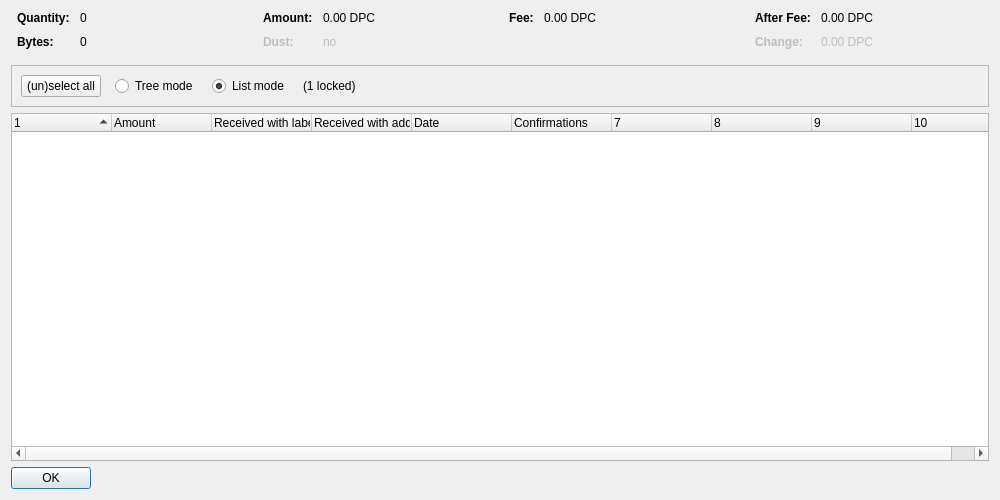
<?xml version="1.0" encoding="UTF-8"?>
<ui version="4.0">
 <class>CoinControlDialog</class>
 <widget class="QDialog" name="CoinControlDialog">
  <property name="geometry">
   <rect>
    <x>0</x>
    <y>0</y>
    <width>1000</width>
    <height>500</height>
   </rect>
  </property>
  <property name="windowTitle">
   <string>Coin Selection</string>
  </property>
  <layout class="QVBoxLayout" name="verticalLayout">
   <item>
    <layout class="QHBoxLayout" name="horizontalLayoutTop" stretch="0,0,0,0">
     <property name="topMargin">
      <number>0</number>
     </property>
     <property name="bottomMargin">
      <number>10</number>
     </property>
     <item>
      <layout class="QFormLayout" name="formLayoutCoinControl1">
       <property name="horizontalSpacing">
        <number>10</number>
       </property>
       <property name="verticalSpacing">
        <number>10</number>
       </property>
       <property name="leftMargin">
        <number>6</number>
       </property>
       <property name="rightMargin">
        <number>6</number>
       </property>
       <item row="0" column="0">
        <widget class="QLabel" name="labelCoinControlQuantityText">
         <property name="font">
          <font>
           <weight>75</weight>
           <bold>true</bold>
          </font>
         </property>
         <property name="text">
          <string>Quantity:</string>
         </property>
        </widget>
       </item>
       <item row="0" column="1">
        <widget class="QLabel" name="labelCoinControlQuantity">
         <property name="cursor">
          <cursorShape>IBeamCursor</cursorShape>
         </property>
         <property name="contextMenuPolicy">
          <enum>Qt::ActionsContextMenu</enum>
         </property>
         <property name="text">
          <string notr="true">0</string>
         </property>
         <property name="textInteractionFlags">
          <set>Qt::LinksAccessibleByMouse|Qt::TextSelectableByKeyboard|Qt::TextSelectableByMouse</set>
         </property>
        </widget>
       </item>
       <item row="1" column="0">
        <widget class="QLabel" name="labelCoinControlBytesText">
         <property name="font">
          <font>
           <weight>75</weight>
           <bold>true</bold>
          </font>
         </property>
         <property name="text">
          <string>Bytes:</string>
         </property>
        </widget>
       </item>
       <item row="1" column="1">
        <widget class="QLabel" name="labelCoinControlBytes">
         <property name="cursor">
          <cursorShape>IBeamCursor</cursorShape>
         </property>
         <property name="contextMenuPolicy">
          <enum>Qt::ActionsContextMenu</enum>
         </property>
         <property name="text">
          <string notr="true">0</string>
         </property>
         <property name="textInteractionFlags">
          <set>Qt::LinksAccessibleByMouse|Qt::TextSelectableByKeyboard|Qt::TextSelectableByMouse</set>
         </property>
        </widget>
       </item>
      </layout>
     </item>
     <item>
      <layout class="QFormLayout" name="formLayoutCoinControl2">
       <property name="horizontalSpacing">
        <number>10</number>
       </property>
       <property name="verticalSpacing">
        <number>10</number>
       </property>
       <property name="leftMargin">
        <number>6</number>
       </property>
       <property name="rightMargin">
        <number>6</number>
       </property>
       <item row="0" column="0">
        <widget class="QLabel" name="labelCoinControlAmountText">
         <property name="font">
          <font>
           <weight>75</weight>
           <bold>true</bold>
          </font>
         </property>
         <property name="text">
          <string>Amount:</string>
         </property>
        </widget>
       </item>
       <item row="0" column="1">
        <widget class="QLabel" name="labelCoinControlAmount">
         <property name="cursor">
          <cursorShape>IBeamCursor</cursorShape>
         </property>
         <property name="contextMenuPolicy">
          <enum>Qt::ActionsContextMenu</enum>
         </property>
         <property name="text">
          <string notr="true">0.00 DPC</string>
         </property>
         <property name="textInteractionFlags">
          <set>Qt::LinksAccessibleByMouse|Qt::TextSelectableByKeyboard|Qt::TextSelectableByMouse</set>
         </property>
        </widget>
       </item>
       <item row="1" column="0">
        <widget class="QLabel" name="labelCoinControlLowOutputText">
         <property name="enabled">
          <bool>false</bool>
         </property>
         <property name="font">
          <font>
           <weight>75</weight>
           <bold>true</bold>
          </font>
         </property>
         <property name="text">
          <string>Dust:</string>
         </property>
        </widget>
       </item>
       <item row="1" column="1">
        <widget class="QLabel" name="labelCoinControlLowOutput">
         <property name="enabled">
          <bool>false</bool>
         </property>
         <property name="cursor">
          <cursorShape>IBeamCursor</cursorShape>
         </property>
         <property name="contextMenuPolicy">
          <enum>Qt::ActionsContextMenu</enum>
         </property>
         <property name="text">
          <string notr="true">no</string>
         </property>
         <property name="textInteractionFlags">
          <set>Qt::LinksAccessibleByMouse|Qt::TextSelectableByKeyboard|Qt::TextSelectableByMouse</set>
         </property>
        </widget>
       </item>
      </layout>
     </item>
     <item>
      <layout class="QFormLayout" name="formLayoutCoinControl3">
       <property name="horizontalSpacing">
        <number>10</number>
       </property>
       <property name="verticalSpacing">
        <number>10</number>
       </property>
       <property name="leftMargin">
        <number>6</number>
       </property>
       <property name="rightMargin">
        <number>6</number>
       </property>
       <item row="0" column="0">
        <widget class="QLabel" name="labelCoinControlFeeText">
         <property name="font">
          <font>
           <weight>75</weight>
           <bold>true</bold>
          </font>
         </property>
         <property name="text">
          <string>Fee:</string>
         </property>
        </widget>
       </item>
       <item row="0" column="1">
        <widget class="QLabel" name="labelCoinControlFee">
         <property name="cursor">
          <cursorShape>IBeamCursor</cursorShape>
         </property>
         <property name="contextMenuPolicy">
          <enum>Qt::ActionsContextMenu</enum>
         </property>
         <property name="text">
          <string notr="true">0.00 DPC</string>
         </property>
         <property name="textInteractionFlags">
          <set>Qt::LinksAccessibleByMouse|Qt::TextSelectableByKeyboard|Qt::TextSelectableByMouse</set>
         </property>
        </widget>
       </item>
      </layout>
     </item>
     <item>
      <layout class="QFormLayout" name="formLayoutCoinControl4">
       <property name="horizontalSpacing">
        <number>10</number>
       </property>
       <property name="verticalSpacing">
        <number>10</number>
       </property>
       <property name="leftMargin">
        <number>6</number>
       </property>
       <property name="rightMargin">
        <number>6</number>
       </property>
       <item row="0" column="0">
        <widget class="QLabel" name="labelCoinControlAfterFeeText">
         <property name="font">
          <font>
           <weight>75</weight>
           <bold>true</bold>
          </font>
         </property>
         <property name="text">
          <string>After Fee:</string>
         </property>
        </widget>
       </item>
       <item row="0" column="1">
        <widget class="QLabel" name="labelCoinControlAfterFee">
         <property name="cursor">
          <cursorShape>IBeamCursor</cursorShape>
         </property>
         <property name="contextMenuPolicy">
          <enum>Qt::ActionsContextMenu</enum>
         </property>
         <property name="text">
          <string notr="true">0.00 DPC</string>
         </property>
         <property name="textInteractionFlags">
          <set>Qt::LinksAccessibleByMouse|Qt::TextSelectableByKeyboard|Qt::TextSelectableByMouse</set>
         </property>
        </widget>
       </item>
       <item row="1" column="0">
        <widget class="QLabel" name="labelCoinControlChangeText">
         <property name="enabled">
          <bool>false</bool>
         </property>
         <property name="font">
          <font>
           <weight>75</weight>
           <bold>true</bold>
          </font>
         </property>
         <property name="text">
          <string>Change:</string>
         </property>
        </widget>
       </item>
       <item row="1" column="1">
        <widget class="QLabel" name="labelCoinControlChange">
         <property name="enabled">
          <bool>false</bool>
         </property>
         <property name="cursor">
          <cursorShape>IBeamCursor</cursorShape>
         </property>
         <property name="contextMenuPolicy">
          <enum>Qt::ActionsContextMenu</enum>
         </property>
         <property name="text">
          <string notr="true">0.00 DPC</string>
         </property>
         <property name="textInteractionFlags">
          <set>Qt::LinksAccessibleByMouse|Qt::TextSelectableByKeyboard|Qt::TextSelectableByMouse</set>
         </property>
        </widget>
       </item>
      </layout>
     </item>
    </layout>
   </item>
   <item>
    <widget class="QFrame" name="frame">
     <property name="minimumSize">
      <size>
       <width>0</width>
       <height>40</height>
      </size>
     </property>
     <property name="frameShape">
      <enum>QFrame::StyledPanel</enum>
     </property>
     <property name="frameShadow">
      <enum>QFrame::Sunken</enum>
     </property>
     <layout class="QHBoxLayout" name="horizontalLayout">
      <item>
       <layout class="QHBoxLayout" name="horizontalLayoutPanel" stretch="0,0,0,0,0">
        <property name="spacing">
         <number>14</number>
        </property>
        <item>
         <widget class="QPushButton" name="pushButtonSelectAll">
          <property name="sizePolicy">
           <sizepolicy hsizetype="Maximum" vsizetype="Fixed">
            <horstretch>0</horstretch>
            <verstretch>0</verstretch>
           </sizepolicy>
          </property>
          <property name="text">
           <string>(un)select all</string>
          </property>
          <property name="autoDefault">
           <bool>false</bool>
          </property>
         </widget>
        </item>
        <item>
         <widget class="QRadioButton" name="radioTreeMode">
          <property name="sizePolicy">
           <sizepolicy hsizetype="Maximum" vsizetype="Fixed">
            <horstretch>0</horstretch>
            <verstretch>0</verstretch>
           </sizepolicy>
          </property>
          <property name="text">
           <string>Tree mode</string>
          </property>
         </widget>
        </item>
        <item>
         <widget class="QRadioButton" name="radioListMode">
          <property name="sizePolicy">
           <sizepolicy hsizetype="Maximum" vsizetype="Fixed">
            <horstretch>0</horstretch>
            <verstretch>0</verstretch>
           </sizepolicy>
          </property>
          <property name="text">
           <string>List mode</string>
          </property>
          <property name="checked">
           <bool>true</bool>
          </property>
         </widget>
        </item>
        <item>
         <widget class="QLabel" name="labelLocked">
          <property name="text">
           <string notr="true">(1 locked)</string>
          </property>
         </widget>
        </item>
        <item>
         <spacer name="horizontalSpacer">
          <property name="orientation">
           <enum>Qt::Horizontal</enum>
          </property>
          <property name="sizeHint" stdset="0">
           <size>
            <width>40</width>
            <height>20</height>
           </size>
          </property>
         </spacer>
        </item>
       </layout>
      </item>
     </layout>
    </widget>
   </item>
   <item>
    <widget class="CoinControlTreeWidget" name="treeWidget">
     <property name="contextMenuPolicy">
      <enum>Qt::CustomContextMenu</enum>
     </property>
     <property name="sortingEnabled">
      <bool>false</bool>
     </property>
     <property name="columnCount">
      <number>10</number>
     </property>
     <attribute name="headerShowSortIndicator" stdset="0">
      <bool>true</bool>
     </attribute>
     <attribute name="headerStretchLastSection">
      <bool>false</bool>
     </attribute>
     <column>
      <property name="text">
       <string/>
      </property>
     </column>
     <column>
      <property name="text">
       <string>Amount</string>
      </property>
     </column>
     <column>
      <property name="text">
       <string>Received with label</string>
      </property>
     </column>
     <column>
      <property name="text">
       <string>Received with address</string>
      </property>
     </column>
     <column>
      <property name="text">
       <string>Date</string>
      </property>
     </column>
     <column>
      <property name="text">
       <string>Confirmations</string>
      </property>
      <property name="toolTip">
       <string>Confirmed</string>
      </property>
     </column>
     <column>
      <property name="text">
       <string/>
      </property>
     </column>
     <column>
      <property name="text">
       <string/>
      </property>
     </column>
     <column>
      <property name="text">
       <string/>
      </property>
     </column>
     <column>
      <property name="text">
       <string/>
      </property>
     </column>
    </widget>
   </item>
   <item>
    <widget class="QDialogButtonBox" name="buttonBox">
     <property name="sizePolicy">
      <sizepolicy hsizetype="Maximum" vsizetype="Fixed">
       <horstretch>0</horstretch>
       <verstretch>0</verstretch>
      </sizepolicy>
     </property>
     <property name="orientation">
      <enum>Qt::Horizontal</enum>
     </property>
     <property name="standardButtons">
      <set>QDialogButtonBox::Ok</set>
     </property>
    </widget>
   </item>
  </layout>
 </widget>
 <customwidgets>
  <customwidget>
   <class>CoinControlTreeWidget</class>
   <extends>QTreeWidget</extends>
   <header>qt/coincontroltreewidget.h</header>
  </customwidget>
 </customwidgets>
 <resources/>
 <connections/>
</ui>
